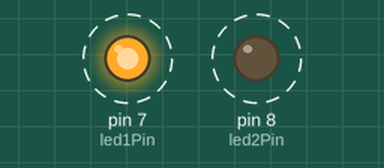
This sketch was run on a simulated Arduino Uno, built with avr-gcc and run on an emulated ATmega328P. Shown: output pins drawn as LEDs (lit = HIGH). Dashed ring = blinking.

Above: at 0.5 s.
Timing chart, 0 to 4.6 s (numbered marks = the images above):
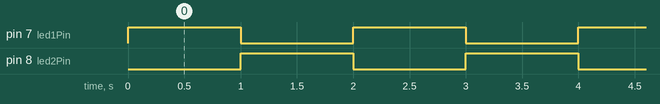

The sketch:

sketch03_03_digital_LED_2.ino
```cpp
/* 2つのLEDを交互に点滅 */

const int led1Pin = 7; // LED1をD7に接続
const int led2Pin = 8; // LED2をD8に接続

void setup() {
  pinMode(led1Pin, OUTPUT);    // LED1ピンを出力モードにする
  pinMode(led2Pin, OUTPUT);    // LED2ピンを出力モードにする
}

void loop() {
  digitalWrite(led1Pin, HIGH); // LED1ピンをHIGHにする
  digitalWrite(led2Pin, LOW);  // LED2ピンをLOWにする
  delay(1000);                 // 1000ms停止

  digitalWrite(led1Pin, LOW);  // LED1ピンをLOWにする
  digitalWrite(led2Pin, HIGH); // LED2ピンをHIGHにする
  delay(1000);                 // 1000ms停止
}
```

Measured:
- by itself, pin 7 (led1Pin), pin 8 (led2Pin): alternates HIGH for 1.0 s and LOW for 1.0 s
